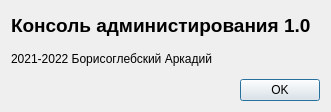
<?xml version="1.0" encoding="UTF-8"?>
<ui version="4.0">
 <class>AboutDialog</class>
 <widget class="QDialog" name="AboutDialog">
  <property name="geometry">
   <rect>
    <x>0</x>
    <y>0</y>
    <width>331</width>
    <height>112</height>
   </rect>
  </property>
  <property name="minimumSize">
   <size>
    <width>331</width>
    <height>112</height>
   </size>
  </property>
  <property name="maximumSize">
   <size>
    <width>331</width>
    <height>112</height>
   </size>
  </property>
  <property name="windowTitle">
   <string>О программе ...</string>
  </property>
  <layout class="QGridLayout" name="gridLayout">
   <item row="0" column="0">
    <layout class="QHBoxLayout" name="horizontalLayout">
     <item>
      <layout class="QVBoxLayout" name="verticalLayout">
       <item>
        <widget class="QLabel" name="label">
         <property name="font">
          <font>
           <pointsize>14</pointsize>
           <bold>true</bold>
          </font>
         </property>
         <property name="text">
          <string>Консоль администирования 1.0</string>
         </property>
        </widget>
       </item>
       <item>
        <widget class="QLabel" name="label_2">
         <property name="text">
          <string>2021-2022 Борисоглебский Аркадий</string>
         </property>
        </widget>
       </item>
       <item>
        <widget class="QDialogButtonBox" name="buttonBox">
         <property name="orientation">
          <enum>Qt::Horizontal</enum>
         </property>
         <property name="standardButtons">
          <set>QDialogButtonBox::Ok</set>
         </property>
        </widget>
       </item>
      </layout>
     </item>
    </layout>
   </item>
  </layout>
 </widget>
 <resources/>
 <connections>
  <connection>
   <sender>buttonBox</sender>
   <signal>accepted()</signal>
   <receiver>AboutDialog</receiver>
   <slot>accept()</slot>
   <hints>
    <hint type="sourcelabel">
     <x>248</x>
     <y>254</y>
    </hint>
    <hint type="destinationlabel">
     <x>157</x>
     <y>274</y>
    </hint>
   </hints>
  </connection>
  <connection>
   <sender>buttonBox</sender>
   <signal>rejected()</signal>
   <receiver>AboutDialog</receiver>
   <slot>reject()</slot>
   <hints>
    <hint type="sourcelabel">
     <x>316</x>
     <y>260</y>
    </hint>
    <hint type="destinationlabel">
     <x>286</x>
     <y>274</y>
    </hint>
   </hints>
  </connection>
 </connections>
</ui>
